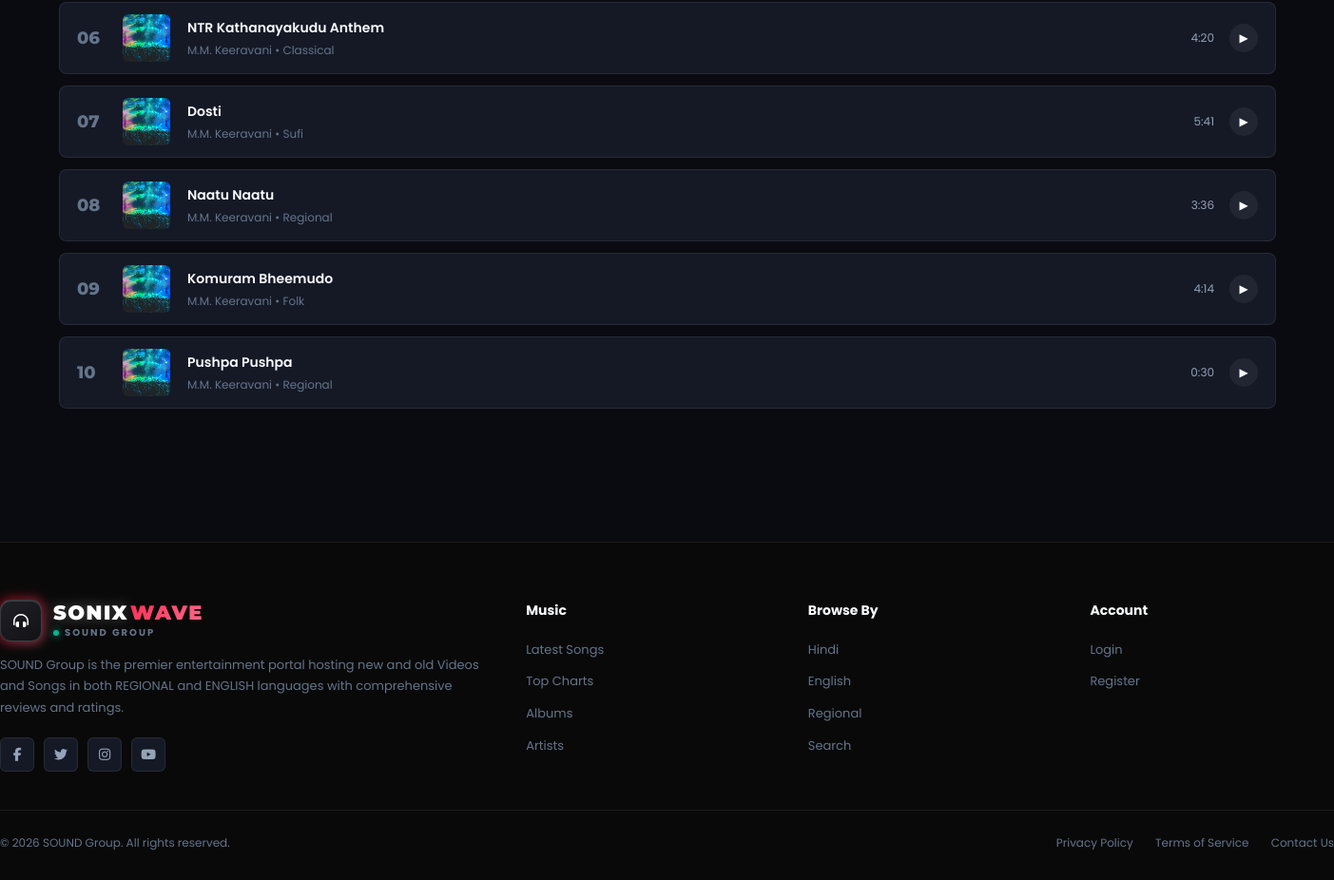
The page /pages/album-detail.php?id=8 (lower part) on the database as committed earlier.
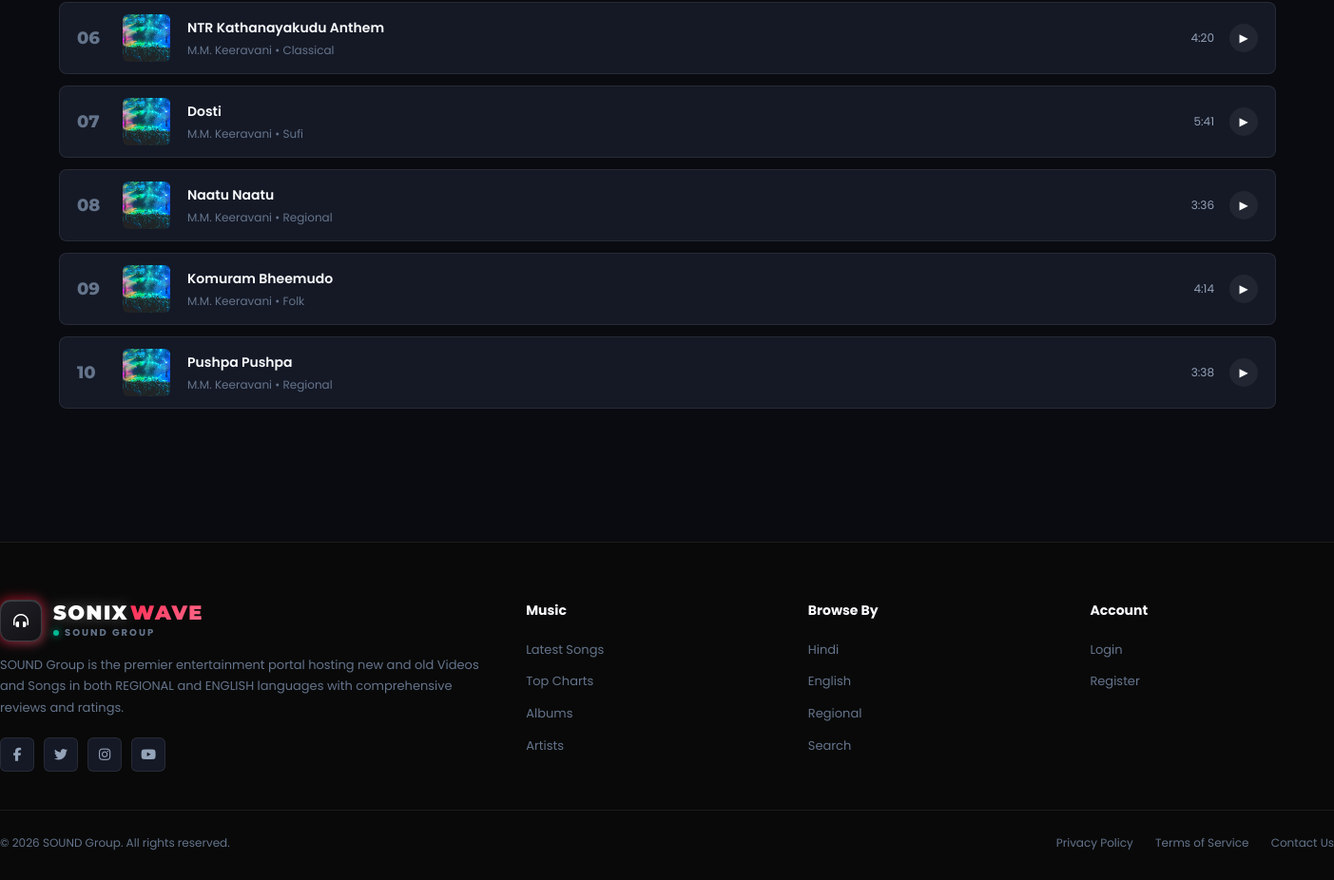
The same page on the database as committed later.
### tables this page shows
CREATE TABLE `music` (
  `id` int(11) NOT NULL AUTO_INCREMENT,
  `title` varchar(200) NOT NULL,
  `artist_id` int(11) DEFAULT NULL,
  `album_id` int(11) DEFAULT NULL,
  `year` year(4) NOT NULL,
  `genre` varchar(50) NOT NULL,
  `language` varchar(50) NOT NULL,
  `cover_image` varchar(500) DEFAULT NULL,
  `file_path` varchar(500) DEFAULT NULL,
  `duration` varchar(10) DEFAULT '0:00',
  `description` text DEFAULT NULL,
  `play_count` int(11) DEFAULT 0,
  `is_new` tinyint(1) DEFAULT 1,
  `status` enum('active','inactive') DEFAULT 'active',
  `created_at` datetime DEFAULT current_timestamp(),
  PRIMARY KEY (`id`),
  KEY `artist_id` (`artist_id`),
  KEY `album_id` (`album_id`),
  CONSTRAINT `music_ibfk_1` FOREIGN KEY (`artist_id`) REFERENCES `artists` (`id`) ON DELETE SET NULL,
  CONSTRAINT `music_ibfk_2` FOREIGN KEY (`album_id`) REFERENCES `albums` (`id`) ON DELETE SET NULL
);

CREATE TABLE `artists` (
  `id` int(11) NOT NULL AUTO_INCREMENT,
  `name` varchar(100) NOT NULL,
  `bio` text DEFAULT NULL,
  `image` varchar(500) DEFAULT NULL,
  `language` varchar(50) DEFAULT NULL,
  `created_at` datetime DEFAULT current_timestamp(),
  PRIMARY KEY (`id`)
);

### includes/auth.php (called while the page is built, shortened)
<?php
function resolveMediaUrl(?string $path, string $type = 'cover'): string {
    if (str_starts_with($path, 'http://') || str_starts_with($path, 'https://')) {
        return $path;
    }
    return SITE_URL . '/' . ltrim($path, '/');
}
function clean(string $str): string {
    return htmlspecialchars(strip_tags(trim($str)));
}

### pages/album-detail.php (the view, shortened to what this page needs)
<?php
require_once __DIR__ . '/../includes/auth.php';
$pdo = getDB();
$id = (int)($_GET['id'] ?? 0);
$stmt = $pdo->prepare("
    SELECT al.*, a.name as artist_name, a.id as artist_id_val
    FROM albums al
    LEFT JOIN artists a ON al.artist_id = a.id
    WHERE al.id = ?
");
$stmt->execute([$id]);
$album = $stmt->fetch();
$tracks = $pdo->prepare("
    SELECT m.*, a.name as track_artist
    FROM music m
    LEFT JOIN artists a ON m.artist_id = a.id
    WHERE m.album_id = ? AND m.status='active'
    ORDER BY m.id ASC
");
$tracks->execute([$id]);
$trackList = $tracks->fetchAll();
include __DIR__ . '/../includes/header.php';
?>
<section class="content-section">
  <div class="container">
    <?php if (empty($trackList)): ?>
      <p class="text-muted">No individual song files linked to this album yet.</p>
    <?php else: ?>
      <div class="trending-list">
        <?php foreach ($trackList as $idx => $t): ?>
        <a href="<?= SITE_URL ?>/pages/music-detail.php?id=<?= $t['id'] ?>" class="trending-item">
          <span class="t-num"><?= str_pad($idx+1, 2, '0', STR_PAD_LEFT) ?></span>
          <div class="t-thumb">
            <img src="<?= resolveMediaUrl($t['cover_image'], 'cover') ?>" alt="<?= clean($t['title']) ?>" onerror="this.onerror=null; this.src='<?= SITE_URL ?>/assets/images/covers/cover_pop.jpg';">
          </div>
          <div class="t-info">
            <h4><?= clean($t['title']) ?></h4>
            <p><?= clean($t['track_artist'] ?? $album['artist_name']) ?> &bull; <?= clean($t['genre']) ?></p>
          </div>
          <div class="t-meta">
            <span class="t-plays"><?= clean($t['duration']) ?></span>
            <span class="t-type music">▶</span>
          </div>
        </a>
        <?php endforeach; ?>
      </div>
    <?php endif; ?>
  </div>
</section>
<?php include __DIR__ . '/../includes/footer.php'; ?>

Rows that differ between the two databases and show on the page:
changed music "Pushpa Pushpa": duration "0:30" → "3:38"
